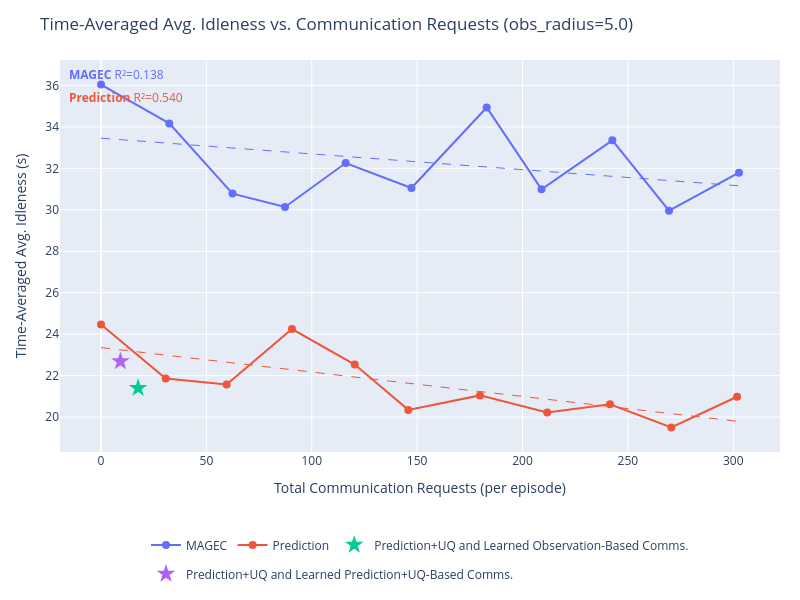
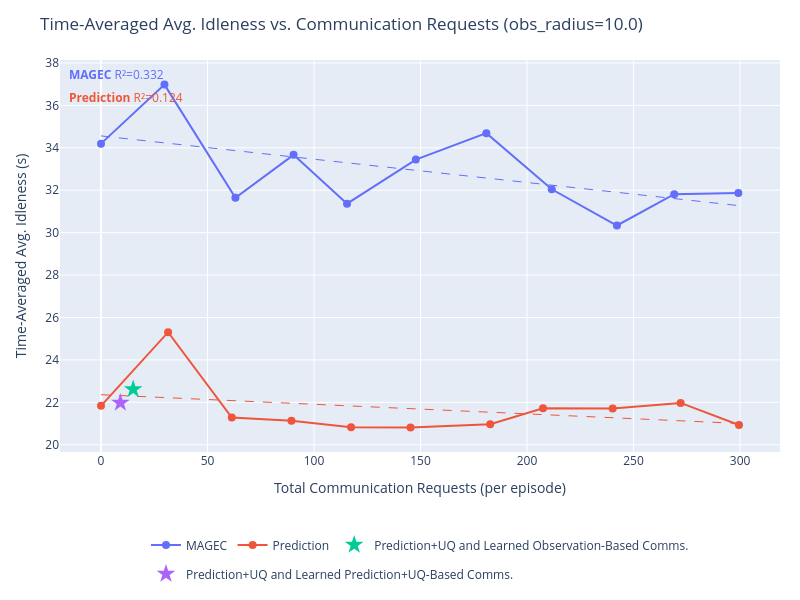
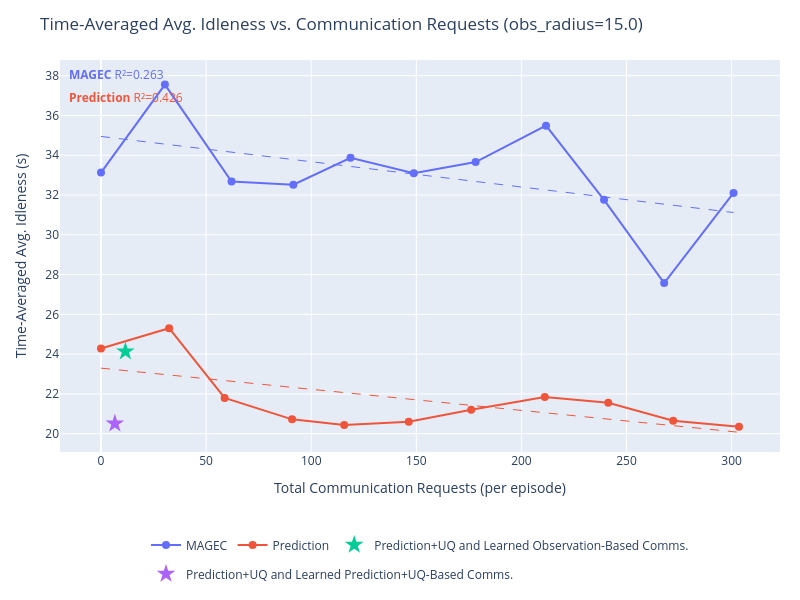
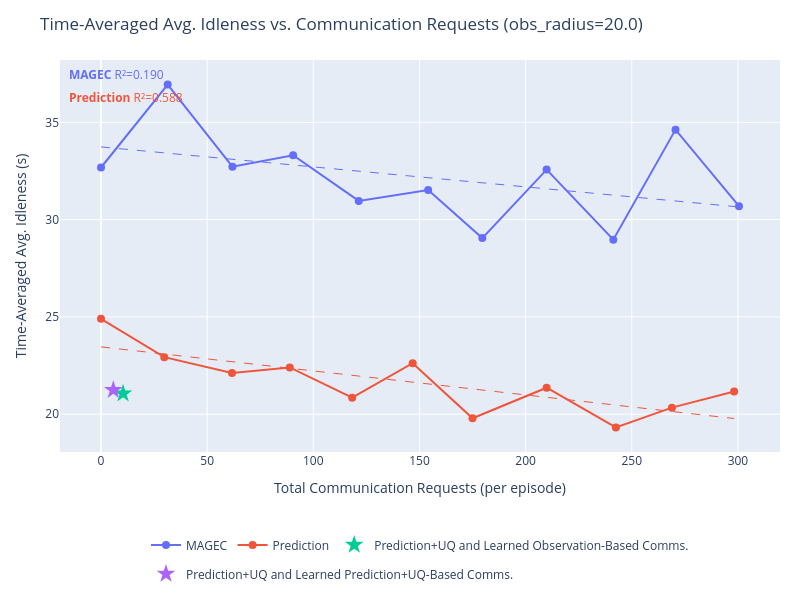

Notebook code for these charts, in order:
### Markdown cell above
## Idleness vs. Communication

### Code cell
import plotly.graph_objects as go
import plotly.express as px
import numpy as np

# SERIES_TO_PLOT = {"Learned Comms. + Prediction + UQ", "MAGEC"}
SERIES_TO_PLOT = None # Plot all

series_colors = {s: c for s, c in zip(output, px.colors.qualitative.Plotly)}


def get_requests(data):
    """Total communication requests per episode (mean over episodes)."""
    r = np.array(data['communication']['requests_made'][...])
    return float(np.mean(r.reshape(r.shape[0], -1).sum(axis=1)))


def get_idleness_mean(data):
    """Time-averaged avg. idleness, mean over episodes."""
    return float(np.mean(data['avg_idleness']))


def fit_ols_trendline(xs, ys):
    """
    Fit an OLS linear trendline y = a*x + b.
    Returns (x_smooth, y_smooth, r2).
    """
    xs, ys = np.array(xs, dtype=float), np.array(ys, dtype=float)
    coeffs = np.polyfit(xs, ys, 1)
    x_smooth = np.linspace(xs.min(), xs.max(), 200)
    y_smooth = np.polyval(coeffs, x_smooth)
    y_pred = np.polyval(coeffs, xs)
    ss_res = np.sum((ys - y_pred) ** 2)
    ss_tot = np.sum((ys - ys.mean()) ** 2)
    r2 = 1.0 - ss_res / ss_tot if ss_tot > 0 else float('nan')
    return x_smooth, y_smooth, r2


for obs_radius in obs_radii:
    fig = go.Figure()
    r2_annotations = []

    for series in output:
        if SERIES_TO_PLOT is not None and series not in SERIES_TO_PLOT:
            continue

        color = series_colors.get(series, '#888888')
        all_exps = list(output[series].keys())

        # Swept experiments: encoded as obs_radius_X_comms_Y
        swept_exps = sorted(
            [e for e in all_exps if f"obs_radius_{obs_radius:.1f}_comms_" in e],
            key=lambda e: float(e.split("_comms_")[1])
        )
        # Fixed (learned comms) experiments: encoded as obs_radius_X only
        fixed_exps = [e for e in all_exps if e == f"obs_radius_{obs_radius:.1f}"]

        if swept_exps:
            comms_ps = [float(e.split("_comms_")[1]) for e in swept_exps]
            xs = [get_requests(output[series][e]) for e in swept_exps]
            ys = [get_idleness_mean(output[series][e]) for e in swept_exps]

            fig.add_trace(go.Scatter(
                x=xs,
                y=ys,
                mode='lines+markers',
                name=series,
                line=dict(color=color),
                marker=dict(color=color, size=8),
                legendgroup=series,
                hovertemplate=[
                    f"{series}<br>comms_p={cp:.3f}<br>requests=%{{x:.1f}}<br>idleness=%{{y:.4f}}<extra></extra>"
                    for cp in comms_ps
                ],
            ))

            # OLS trendline
            if len(xs) >= 2:
                x_trend, y_trend, r2 = fit_ols_trendline(xs, ys)
                fig.add_trace(go.Scatter(
                    x=x_trend,
                    y=y_trend,
                    mode='lines',
                    name=f"{series} (fit)",
                    line=dict(color=color, dash='dash', width=1),
                    legendgroup=series,
                    showlegend=False,
                    hoverinfo='skip',
                ))
                r2_annotations.append(
                    dict(
                        text=f"<b>{series}</b> R²={r2:.3f}",
                        xref='paper', yref='paper',
                        x=0.01,
                        y=0.99 - len(r2_annotations) * 0.06,
                        xanchor='left', yanchor='top',
                        showarrow=False,
                        font=dict(color=color, size=12),
                    )
                )

        if fixed_exps:
            xs_f = [get_requests(output[series][e]) for e in fixed_exps]
            ys_f = [get_idleness_mean(output[series][e]) for e in fixed_exps]
            fig.add_trace(go.Scatter(
                x=xs_f,
                y=ys_f,
                mode='markers',
                name=series,
                marker=dict(color=color, size=14, symbol='star'),
                legendgroup=series,
                showlegend=len(swept_exps) == 0,
                hovertemplate=f"{series}<br>requests=%{{x:.1f}}<br>idleness=%{{y:.4f}}<extra></extra>",
            ))

    fig.update_layout(
        title=f"Time-Averaged Avg. Idleness vs. Communication Requests (obs_radius={obs_radius:.1f})",
        xaxis_title="Total Communication Requests (per episode)",
        yaxis_title="Time-Averaged Avg. Idleness (s)",
        height=600,
        width=800,
        hovermode='closest',
        autosize=True,
        margin=dict(l=60, r=20, t=60, b=120),
        legend=dict(orientation='h', yanchor='top', y=-0.2, xanchor='center', x=0.5),
        annotations=r2_annotations,
    )
    fig.show()

### Figure 1 — Plotly figure (JSON) as saved in the notebook; plotly's stock layout.template omitted (floating-point values rounded to 4 significant figures; data arrays with more than 128 entries replaced by an {"elided": "..."} marker saying what was removed)
{"data": [{"hovertemplate": ["MAGEC<br>comms_p=0.000<br>requests=%{x:.1f}<br>idleness=%{y:.4f}<extra></extra>", "MAGEC<br>comms_p=0.050<br>requests=%{x:.1f}<br>idleness=%{y:.4f}<extra></extra>", "MAGEC<br>comms_p=0.100<br>requests=%{x:.1f}<br>idleness=%{y:.4f}<extra></extra>", "MAGEC<br>comms_p=0.150<br>requests=%{x:.1f}<br>idleness=%{y:.4f}<extra></extra>", "MAGEC<br>comms_p=0.200<br>requests=%{x:.1f}<br>idleness=%{y:.4f}<extra></extra>", "MAGEC<br>comms_p=0.250<br>requests=%{x:.1f}<br>idleness=%{y:.4f}<extra></extra>", "MAGEC<br>comms_p=0.300<br>requests=%{x:.1f}<br>idleness=%{y:.4f}<extra></extra>", "MAGEC<br>comms_p=0.350<br>requests=%{x:.1f}<br>idleness=%{y:.4f}<extra></extra>", "MAGEC<br>comms_p=0.400<br>requests=%{x:.1f}<br>idleness=%{y:.4f}<extra></extra>", "MAGEC<br>comms_p=0.450<br>requests=%{x:.1f}<br>idleness=%{y:.4f}<extra></extra>", "MAGEC<br>comms_p=0.500<br>requests=%{x:.1f}<br>idleness=%{y:.4f}<extra></extra>"], "legendgroup": "MAGEC", "line": {"color": "#636EFA"}, "marker": {"color": "#636EFA", "size": 8}, "mode": "lines+markers", "name": "MAGEC", "type": "scatter", "x": [0, 32.4, 62.4, 87.3, 116.1, 147.3, 183, 209, 242.6, 269.5, 302.7], "y": [36.04, 34.17, 30.78, 30.14, 32.26, 31.05, 34.94, 30.99, 33.35, 29.96, 31.79]}, {"hoverinfo": "skip", "legendgroup": "MAGEC", "line": {"color": "#636EFA", "dash": "dash", "width": 1}, "mode": "lines", "name": "MAGEC (fit)", "showlegend": false, "type": "scatter", "x": {"elided": "200 float values"}, "y": {"elided": "200 float values"}}, {"hovertemplate": ["Prediction<br>comms_p=0.000<br>requests=%{x:.1f}<br>idleness=%{y:.4f}<extra></extra>", "Prediction<br>comms_p=0.050<br>requests=%{x:.1f}<br>idleness=%{y:.4f}<extra></extra>", "Prediction<br>comms_p=0.100<br>requests=%{x:.1f}<br>idleness=%{y:.4f}<extra></extra>", "Prediction<br>comms_p=0.150<br>requests=%{x:.1f}<br>idleness=%{y:.4f}<extra></extra>", "Prediction<br>comms_p=0.200<br>requests=%{x:.1f}<br>idleness=%{y:.4f}<extra></extra>", "Prediction<br>comms_p=0.250<br>requests=%{x:.1f}<br>idleness=%{y:.4f}<extra></extra>", "Prediction<br>comms_p=0.300<br>requests=%{x:.1f}<br>idleness=%{y:.4f}<extra></extra>", "Prediction<br>comms_p=0.350<br>requests=%{x:.1f}<br>idleness=%{y:.4f}<extra></extra>", "Prediction<br>comms_p=0.400<br>requests=%{x:.1f}<br>idleness=%{y:.4f}<extra></extra>", "Prediction<br>comms_p=0.450<br>requests=%{x:.1f}<br>idleness=%{y:.4f}<extra></extra>", "Prediction<br>comms_p=0.500<br>requests=%{x:.1f}<br>idleness=%{y:.4f}<extra></extra>"], "legendgroup": "Prediction", "line": {"color": "#EF553B"}, "marker": {"color": "#EF553B", "size": 8}, "mode": "lines+markers", "name": "Prediction", "type": "scatter", "x": [0, 30.7, 59.6, 90.6, 120.4, 145.8, 179.8, 211.7, 241.5, 270.6, 301.8], "y": [24.47, 21.87, 21.57, 24.25, 22.54, 20.35, 21.05, 20.23, 20.62, 19.5, 20.98]}, {"hoverinfo": "skip", "legendgroup": "Prediction", "line": {"color": "#EF553B", "dash": "dash", "width": 1}, "mode": "lines", "name": "Prediction (fit)", "showlegend": false, "type": "scatter", "x": {"elided": "200 float values"}, "y": {"elided": "200 float values"}}, {"hovertemplate": "Prediction+UQ and Learned Observation-Based Comms.<br>requests=%{x:.1f}<br>idleness=%{y:.4f}<extra></extra>", "legendgroup": "Prediction+UQ and Learned Observation-Based Comms.", "marker": {"color": "#00CC96", "size": 14, "symbol": "star"}, "mode": "markers", "name": "Prediction+UQ and Learned Observation-Based Comms.", "showlegend": true, "type": "scatter", "x": [17.6], "y": [21.4]}, {"hovertemplate": "Prediction+UQ and Learned Prediction+UQ-Based Comms.<br>requests=%{x:.1f}<br>idleness=%{y:.4f}<extra></extra>", "legendgroup": "Prediction+UQ and Learned Prediction+UQ-Based Comms.", "marker": {"color": "#AB63FA", "size": 14, "symbol": "star"}, "mode": "markers", "name": "Prediction+UQ and Learned Prediction+UQ-Based Comms.", "showlegend": true, "type": "scatter", "x": [9.2], "y": [22.69]}], "layout": {"annotations": [{"font": {"color": "#636EFA", "size": 12}, "showarrow": false, "text": "<b>MAGEC</b> R²=0.138", "x": 0.01, "xanchor": "left", "xref": "paper", "y": 0.99, "yanchor": "top", "yref": "paper"}, {"font": {"color": "#EF553B", "size": 12}, "showarrow": false, "text": "<b>Prediction</b> R²=0.540", "x": 0.01, "xanchor": "left", "xref": "paper", "y": 0.93, "yanchor": "top", "yref": "paper"}], "autosize": true, "height": 600, "hovermode": "closest", "legend": {"orientation": "h", "x": 0.5, "xanchor": "center", "y": -0.2, "yanchor": "top"}, "margin": {"b": 120, "l": 60, "r": 20, "t": 60}, "title": {"text": "Time-Averaged Avg. Idleness vs. Communication Requests (obs_radius=5.0)"}, "width": 800, "xaxis": {"title": {"text": "Total Communication Requests (per episode)"}}, "yaxis": {"title": {"text": "Time-Averaged Avg. Idleness (s)"}}}}

### Figure 2 — Plotly figure (JSON) as saved in the notebook; plotly's stock layout.template omitted (floating-point values rounded to 4 significant figures; data arrays with more than 128 entries replaced by an {"elided": "..."} marker saying what was removed)
{"data": [{"hovertemplate": ["MAGEC<br>comms_p=0.000<br>requests=%{x:.1f}<br>idleness=%{y:.4f}<extra></extra>", "MAGEC<br>comms_p=0.050<br>requests=%{x:.1f}<br>idleness=%{y:.4f}<extra></extra>", "MAGEC<br>comms_p=0.100<br>requests=%{x:.1f}<br>idleness=%{y:.4f}<extra></extra>", "MAGEC<br>comms_p=0.150<br>requests=%{x:.1f}<br>idleness=%{y:.4f}<extra></extra>", "MAGEC<br>comms_p=0.200<br>requests=%{x:.1f}<br>idleness=%{y:.4f}<extra></extra>", "MAGEC<br>comms_p=0.250<br>requests=%{x:.1f}<br>idleness=%{y:.4f}<extra></extra>", "MAGEC<br>comms_p=0.300<br>requests=%{x:.1f}<br>idleness=%{y:.4f}<extra></extra>", "MAGEC<br>comms_p=0.350<br>requests=%{x:.1f}<br>idleness=%{y:.4f}<extra></extra>", "MAGEC<br>comms_p=0.400<br>requests=%{x:.1f}<br>idleness=%{y:.4f}<extra></extra>", "MAGEC<br>comms_p=0.450<br>requests=%{x:.1f}<br>idleness=%{y:.4f}<extra></extra>", "MAGEC<br>comms_p=0.500<br>requests=%{x:.1f}<br>idleness=%{y:.4f}<extra></extra>"], "legendgroup": "MAGEC", "line": {"color": "#636EFA"}, "marker": {"color": "#636EFA", "size": 8}, "mode": "lines+markers", "name": "MAGEC", "type": "scatter", "x": [0, 29.8, 63.1, 90.4, 115.5, 147.8, 180.9, 211.6, 242.2, 269.1, 299.2], "y": [34.2, 36.98, 31.64, 33.67, 31.37, 33.45, 34.69, 32.05, 30.34, 31.82, 31.87]}, {"hoverinfo": "skip", "legendgroup": "MAGEC", "line": {"color": "#636EFA", "dash": "dash", "width": 1}, "mode": "lines", "name": "MAGEC (fit)", "showlegend": false, "type": "scatter", "x": {"elided": "200 float values"}, "y": {"elided": "200 float values"}}, {"hovertemplate": ["Prediction<br>comms_p=0.000<br>requests=%{x:.1f}<br>idleness=%{y:.4f}<extra></extra>", "Prediction<br>comms_p=0.050<br>requests=%{x:.1f}<br>idleness=%{y:.4f}<extra></extra>", "Prediction<br>comms_p=0.100<br>requests=%{x:.1f}<br>idleness=%{y:.4f}<extra></extra>", "Prediction<br>comms_p=0.150<br>requests=%{x:.1f}<br>idleness=%{y:.4f}<extra></extra>", "Prediction<br>comms_p=0.200<br>requests=%{x:.1f}<br>idleness=%{y:.4f}<extra></extra>", "Prediction<br>comms_p=0.250<br>requests=%{x:.1f}<br>idleness=%{y:.4f}<extra></extra>", "Prediction<br>comms_p=0.300<br>requests=%{x:.1f}<br>idleness=%{y:.4f}<extra></extra>", "Prediction<br>comms_p=0.350<br>requests=%{x:.1f}<br>idleness=%{y:.4f}<extra></extra>", "Prediction<br>comms_p=0.400<br>requests=%{x:.1f}<br>idleness=%{y:.4f}<extra></extra>", "Prediction<br>comms_p=0.450<br>requests=%{x:.1f}<br>idleness=%{y:.4f}<extra></extra>", "Prediction<br>comms_p=0.500<br>requests=%{x:.1f}<br>idleness=%{y:.4f}<extra></extra>"], "legendgroup": "Prediction", "line": {"color": "#EF553B"}, "marker": {"color": "#EF553B", "size": 8}, "mode": "lines+markers", "name": "Prediction", "type": "scatter", "x": [0, 31.5, 61.4, 89.4, 117.4, 145.3, 182.7, 207.5, 240.2, 272.1, 299.5], "y": [21.84, 25.31, 21.28, 21.14, 20.82, 20.82, 20.97, 21.72, 21.71, 21.97, 20.93]}, {"hoverinfo": "skip", "legendgroup": "Prediction", "line": {"color": "#EF553B", "dash": "dash", "width": 1}, "mode": "lines", "name": "Prediction (fit)", "showlegend": false, "type": "scatter", "x": {"elided": "200 float values"}, "y": {"elided": "200 float values"}}, {"hovertemplate": "Prediction+UQ and Learned Observation-Based Comms.<br>requests=%{x:.1f}<br>idleness=%{y:.4f}<extra></extra>", "legendgroup": "Prediction+UQ and Learned Observation-Based Comms.", "marker": {"color": "#00CC96", "size": 14, "symbol": "star"}, "mode": "markers", "name": "Prediction+UQ and Learned Observation-Based Comms.", "showlegend": true, "type": "scatter", "x": [15.1], "y": [22.61]}, {"hovertemplate": "Prediction+UQ and Learned Prediction+UQ-Based Comms.<br>requests=%{x:.1f}<br>idleness=%{y:.4f}<extra></extra>", "legendgroup": "Prediction+UQ and Learned Prediction+UQ-Based Comms.", "marker": {"color": "#AB63FA", "size": 14, "symbol": "star"}, "mode": "markers", "name": "Prediction+UQ and Learned Prediction+UQ-Based Comms.", "showlegend": true, "type": "scatter", "x": [9.1], "y": [21.98]}], "layout": {"annotations": [{"font": {"color": "#636EFA", "size": 12}, "showarrow": false, "text": "<b>MAGEC</b> R²=0.332", "x": 0.01, "xanchor": "left", "xref": "paper", "y": 0.99, "yanchor": "top", "yref": "paper"}, {"font": {"color": "#EF553B", "size": 12}, "showarrow": false, "text": "<b>Prediction</b> R²=0.124", "x": 0.01, "xanchor": "left", "xref": "paper", "y": 0.93, "yanchor": "top", "yref": "paper"}], "autosize": true, "height": 600, "hovermode": "closest", "legend": {"orientation": "h", "x": 0.5, "xanchor": "center", "y": -0.2, "yanchor": "top"}, "margin": {"b": 120, "l": 60, "r": 20, "t": 60}, "title": {"text": "Time-Averaged Avg. Idleness vs. Communication Requests (obs_radius=10.0)"}, "width": 800, "xaxis": {"title": {"text": "Total Communication Requests (per episode)"}}, "yaxis": {"title": {"text": "Time-Averaged Avg. Idleness (s)"}}}}

### Figure 3 — Plotly figure (JSON) as saved in the notebook; plotly's stock layout.template omitted (floating-point values rounded to 4 significant figures; data arrays with more than 128 entries replaced by an {"elided": "..."} marker saying what was removed)
{"data": [{"hovertemplate": ["MAGEC<br>comms_p=0.000<br>requests=%{x:.1f}<br>idleness=%{y:.4f}<extra></extra>", "MAGEC<br>comms_p=0.050<br>requests=%{x:.1f}<br>idleness=%{y:.4f}<extra></extra>", "MAGEC<br>comms_p=0.100<br>requests=%{x:.1f}<br>idleness=%{y:.4f}<extra></extra>", "MAGEC<br>comms_p=0.150<br>requests=%{x:.1f}<br>idleness=%{y:.4f}<extra></extra>", "MAGEC<br>comms_p=0.200<br>requests=%{x:.1f}<br>idleness=%{y:.4f}<extra></extra>", "MAGEC<br>comms_p=0.250<br>requests=%{x:.1f}<br>idleness=%{y:.4f}<extra></extra>", "MAGEC<br>comms_p=0.300<br>requests=%{x:.1f}<br>idleness=%{y:.4f}<extra></extra>", "MAGEC<br>comms_p=0.350<br>requests=%{x:.1f}<br>idleness=%{y:.4f}<extra></extra>", "MAGEC<br>comms_p=0.400<br>requests=%{x:.1f}<br>idleness=%{y:.4f}<extra></extra>", "MAGEC<br>comms_p=0.450<br>requests=%{x:.1f}<br>idleness=%{y:.4f}<extra></extra>", "MAGEC<br>comms_p=0.500<br>requests=%{x:.1f}<br>idleness=%{y:.4f}<extra></extra>"], "legendgroup": "MAGEC", "line": {"color": "#636EFA"}, "marker": {"color": "#636EFA", "size": 8}, "mode": "lines+markers", "name": "MAGEC", "type": "scatter", "x": [0, 30.4, 62.1, 91.5, 118.7, 148.8, 178.2, 211.7, 239.3, 267.9, 300.9], "y": [33.13, 37.55, 32.68, 32.52, 33.87, 33.09, 33.66, 35.49, 31.76, 27.57, 32.1]}, {"hoverinfo": "skip", "legendgroup": "MAGEC", "line": {"color": "#636EFA", "dash": "dash", "width": 1}, "mode": "lines", "name": "MAGEC (fit)", "showlegend": false, "type": "scatter", "x": {"elided": "200 float values"}, "y": {"elided": "200 float values"}}, {"hovertemplate": ["Prediction<br>comms_p=0.000<br>requests=%{x:.1f}<br>idleness=%{y:.4f}<extra></extra>", "Prediction<br>comms_p=0.050<br>requests=%{x:.1f}<br>idleness=%{y:.4f}<extra></extra>", "Prediction<br>comms_p=0.100<br>requests=%{x:.1f}<br>idleness=%{y:.4f}<extra></extra>", "Prediction<br>comms_p=0.150<br>requests=%{x:.1f}<br>idleness=%{y:.4f}<extra></extra>", "Prediction<br>comms_p=0.200<br>requests=%{x:.1f}<br>idleness=%{y:.4f}<extra></extra>", "Prediction<br>comms_p=0.250<br>requests=%{x:.1f}<br>idleness=%{y:.4f}<extra></extra>", "Prediction<br>comms_p=0.300<br>requests=%{x:.1f}<br>idleness=%{y:.4f}<extra></extra>", "Prediction<br>comms_p=0.350<br>requests=%{x:.1f}<br>idleness=%{y:.4f}<extra></extra>", "Prediction<br>comms_p=0.400<br>requests=%{x:.1f}<br>idleness=%{y:.4f}<extra></extra>", "Prediction<br>comms_p=0.450<br>requests=%{x:.1f}<br>idleness=%{y:.4f}<extra></extra>", "Prediction<br>comms_p=0.500<br>requests=%{x:.1f}<br>idleness=%{y:.4f}<extra></extra>"], "legendgroup": "Prediction", "line": {"color": "#EF553B"}, "marker": {"color": "#EF553B", "size": 8}, "mode": "lines+markers", "name": "Prediction", "type": "scatter", "x": [0, 32.4, 58.8, 90.9, 115.7, 146.4, 176.1, 211.1, 241.3, 272.2, 303.5], "y": [24.29, 25.31, 21.8, 20.72, 20.44, 20.6, 21.21, 21.84, 21.56, 20.66, 20.35]}, {"hoverinfo": "skip", "legendgroup": "Prediction", "line": {"color": "#EF553B", "dash": "dash", "width": 1}, "mode": "lines", "name": "Prediction (fit)", "showlegend": false, "type": "scatter", "x": {"elided": "200 float values"}, "y": {"elided": "200 float values"}}, {"hovertemplate": "Prediction+UQ and Learned Observation-Based Comms.<br>requests=%{x:.1f}<br>idleness=%{y:.4f}<extra></extra>", "legendgroup": "Prediction+UQ and Learned Observation-Based Comms.", "marker": {"color": "#00CC96", "size": 14, "symbol": "star"}, "mode": "markers", "name": "Prediction+UQ and Learned Observation-Based Comms.", "showlegend": true, "type": "scatter", "x": [11.6], "y": [24.14]}, {"hovertemplate": "Prediction+UQ and Learned Prediction+UQ-Based Comms.<br>requests=%{x:.1f}<br>idleness=%{y:.4f}<extra></extra>", "legendgroup": "Prediction+UQ and Learned Prediction+UQ-Based Comms.", "marker": {"color": "#AB63FA", "size": 14, "symbol": "star"}, "mode": "markers", "name": "Prediction+UQ and Learned Prediction+UQ-Based Comms.", "showlegend": true, "type": "scatter", "x": [6.6], "y": [20.51]}], "layout": {"annotations": [{"font": {"color": "#636EFA", "size": 12}, "showarrow": false, "text": "<b>MAGEC</b> R²=0.263", "x": 0.01, "xanchor": "left", "xref": "paper", "y": 0.99, "yanchor": "top", "yref": "paper"}, {"font": {"color": "#EF553B", "size": 12}, "showarrow": false, "text": "<b>Prediction</b> R²=0.426", "x": 0.01, "xanchor": "left", "xref": "paper", "y": 0.93, "yanchor": "top", "yref": "paper"}], "autosize": true, "height": 600, "hovermode": "closest", "legend": {"orientation": "h", "x": 0.5, "xanchor": "center", "y": -0.2, "yanchor": "top"}, "margin": {"b": 120, "l": 60, "r": 20, "t": 60}, "title": {"text": "Time-Averaged Avg. Idleness vs. Communication Requests (obs_radius=15.0)"}, "width": 800, "xaxis": {"title": {"text": "Total Communication Requests (per episode)"}}, "yaxis": {"title": {"text": "Time-Averaged Avg. Idleness (s)"}}}}

### Figure 4 — Plotly figure (JSON) as saved in the notebook; plotly's stock layout.template omitted (floating-point values rounded to 4 significant figures; data arrays with more than 128 entries replaced by an {"elided": "..."} marker saying what was removed)
{"data": [{"hovertemplate": ["MAGEC<br>comms_p=0.000<br>requests=%{x:.1f}<br>idleness=%{y:.4f}<extra></extra>", "MAGEC<br>comms_p=0.050<br>requests=%{x:.1f}<br>idleness=%{y:.4f}<extra></extra>", "MAGEC<br>comms_p=0.100<br>requests=%{x:.1f}<br>idleness=%{y:.4f}<extra></extra>", "MAGEC<br>comms_p=0.150<br>requests=%{x:.1f}<br>idleness=%{y:.4f}<extra></extra>", "MAGEC<br>comms_p=0.200<br>requests=%{x:.1f}<br>idleness=%{y:.4f}<extra></extra>", "MAGEC<br>comms_p=0.250<br>requests=%{x:.1f}<br>idleness=%{y:.4f}<extra></extra>", "MAGEC<br>comms_p=0.300<br>requests=%{x:.1f}<br>idleness=%{y:.4f}<extra></extra>", "MAGEC<br>comms_p=0.350<br>requests=%{x:.1f}<br>idleness=%{y:.4f}<extra></extra>", "MAGEC<br>comms_p=0.400<br>requests=%{x:.1f}<br>idleness=%{y:.4f}<extra></extra>", "MAGEC<br>comms_p=0.450<br>requests=%{x:.1f}<br>idleness=%{y:.4f}<extra></extra>", "MAGEC<br>comms_p=0.500<br>requests=%{x:.1f}<br>idleness=%{y:.4f}<extra></extra>"], "legendgroup": "MAGEC", "line": {"color": "#636EFA"}, "marker": {"color": "#636EFA", "size": 8}, "mode": "lines+markers", "name": "MAGEC", "type": "scatter", "x": [0, 31.4, 61.9, 90.5, 121.4, 154.1, 179.6, 209.9, 241.3, 270.6, 300.5], "y": [32.68, 36.94, 32.72, 33.31, 30.96, 31.52, 29.05, 32.57, 28.97, 34.62, 30.69]}, {"hoverinfo": "skip", "legendgroup": "MAGEC", "line": {"color": "#636EFA", "dash": "dash", "width": 1}, "mode": "lines", "name": "MAGEC (fit)", "showlegend": false, "type": "scatter", "x": {"elided": "200 float values"}, "y": {"elided": "200 float values"}}, {"hovertemplate": ["Prediction<br>comms_p=0.000<br>requests=%{x:.1f}<br>idleness=%{y:.4f}<extra></extra>", "Prediction<br>comms_p=0.050<br>requests=%{x:.1f}<br>idleness=%{y:.4f}<extra></extra>", "Prediction<br>comms_p=0.100<br>requests=%{x:.1f}<br>idleness=%{y:.4f}<extra></extra>", "Prediction<br>comms_p=0.150<br>requests=%{x:.1f}<br>idleness=%{y:.4f}<extra></extra>", "Prediction<br>comms_p=0.200<br>requests=%{x:.1f}<br>idleness=%{y:.4f}<extra></extra>", "Prediction<br>comms_p=0.250<br>requests=%{x:.1f}<br>idleness=%{y:.4f}<extra></extra>", "Prediction<br>comms_p=0.300<br>requests=%{x:.1f}<br>idleness=%{y:.4f}<extra></extra>", "Prediction<br>comms_p=0.350<br>requests=%{x:.1f}<br>idleness=%{y:.4f}<extra></extra>", "Prediction<br>comms_p=0.400<br>requests=%{x:.1f}<br>idleness=%{y:.4f}<extra></extra>", "Prediction<br>comms_p=0.450<br>requests=%{x:.1f}<br>idleness=%{y:.4f}<extra></extra>", "Prediction<br>comms_p=0.500<br>requests=%{x:.1f}<br>idleness=%{y:.4f}<extra></extra>"], "legendgroup": "Prediction", "line": {"color": "#EF553B"}, "marker": {"color": "#EF553B", "size": 8}, "mode": "lines+markers", "name": "Prediction", "type": "scatter", "x": [0, 29.8, 61.7, 88.9, 118.3, 146.8, 175, 209.9, 242.5, 268.9, 298.2], "y": [24.9, 22.93, 22.12, 22.4, 20.85, 22.62, 19.79, 21.36, 19.32, 20.34, 21.17]}, {"hoverinfo": "skip", "legendgroup": "Prediction", "line": {"color": "#EF553B", "dash": "dash", "width": 1}, "mode": "lines", "name": "Prediction (fit)", "showlegend": false, "type": "scatter", "x": {"elided": "200 float values"}, "y": {"elided": "200 float values"}}, {"hovertemplate": "Prediction+UQ and Learned Observation-Based Comms.<br>requests=%{x:.1f}<br>idleness=%{y:.4f}<extra></extra>", "legendgroup": "Prediction+UQ and Learned Observation-Based Comms.", "marker": {"color": "#00CC96", "size": 14, "symbol": "star"}, "mode": "markers", "name": "Prediction+UQ and Learned Observation-Based Comms.", "showlegend": true, "type": "scatter", "x": [10.4], "y": [21.06]}, {"hovertemplate": "Prediction+UQ and Learned Prediction+UQ-Based Comms.<br>requests=%{x:.1f}<br>idleness=%{y:.4f}<extra></extra>", "legendgroup": "Prediction+UQ and Learned Prediction+UQ-Based Comms.", "marker": {"color": "#AB63FA", "size": 14, "symbol": "star"}, "mode": "markers", "name": "Prediction+UQ and Learned Prediction+UQ-Based Comms.", "showlegend": true, "type": "scatter", "x": [5.8], "y": [21.24]}], "layout": {"annotations": [{"font": {"color": "#636EFA", "size": 12}, "showarrow": false, "text": "<b>MAGEC</b> R²=0.190", "x": 0.01, "xanchor": "left", "xref": "paper", "y": 0.99, "yanchor": "top", "yref": "paper"}, {"font": {"color": "#EF553B", "size": 12}, "showarrow": false, "text": "<b>Prediction</b> R²=0.588", "x": 0.01, "xanchor": "left", "xref": "paper", "y": 0.93, "yanchor": "top", "yref": "paper"}], "autosize": true, "height": 600, "hovermode": "closest", "legend": {"orientation": "h", "x": 0.5, "xanchor": "center", "y": -0.2, "yanchor": "top"}, "margin": {"b": 120, "l": 60, "r": 20, "t": 60}, "title": {"text": "Time-Averaged Avg. Idleness vs. Communication Requests (obs_radius=20.0)"}, "width": 800, "xaxis": {"title": {"text": "Total Communication Requests (per episode)"}}, "yaxis": {"title": {"text": "Time-Averaged Avg. Idleness (s)"}}}}
